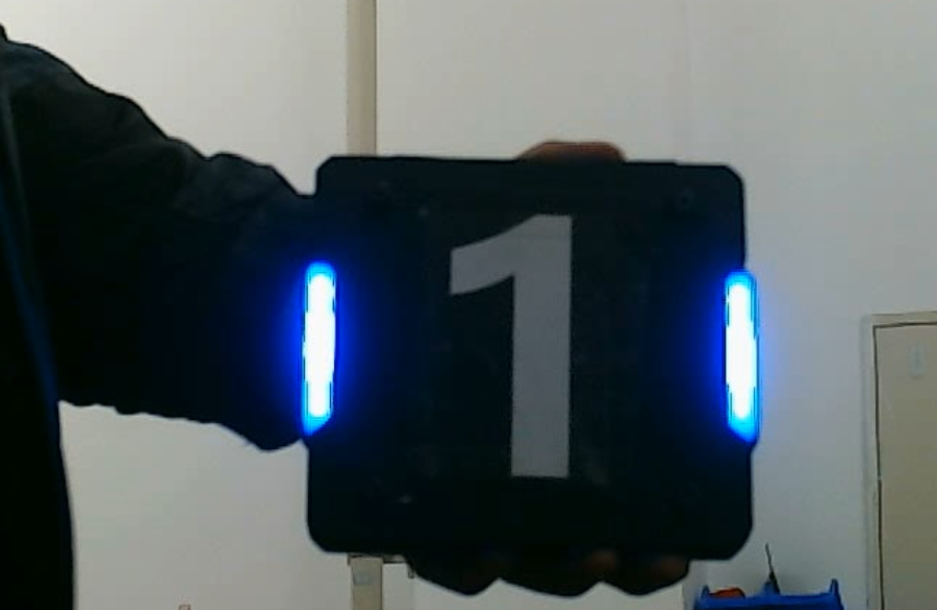
//> input picture vision_test/img/armor1.png, 937 x 610 px
$ ./basic_preprocessing   (built with g++ and OpenCV 4)
//> lines starting //> are read from the running program, lines starting //| are printed output that depends on the picture
/*
任务1:图像基础预处理模块

功能：
1 读取图片
2 灰度转换
3 高斯模糊去噪
4 直方图均衡化
5 输出对比图
*/

#include <opencv2/opencv.hpp>
#include <iostream>
#include <filesystem>

using namespace std;
using namespace cv;

//读取图像
Mat readImage(const string& image_path)
{
    Mat image = imread(image_path);
//> image is the input picture: 610 rows x 937 cols, CV_8UC3; mean B, G, R 96.2, 91.7, 81.8

    if(image.empty())
    {
        cout << "[错误] 无法读取图像: " << image_path << endl;
        return Mat();
    }

    return image;
}

//灰度转换
Mat convertToGray(const Mat& image)
{
    Mat gray;

    cvtColor(image,gray,COLOR_BGR2GRAY);
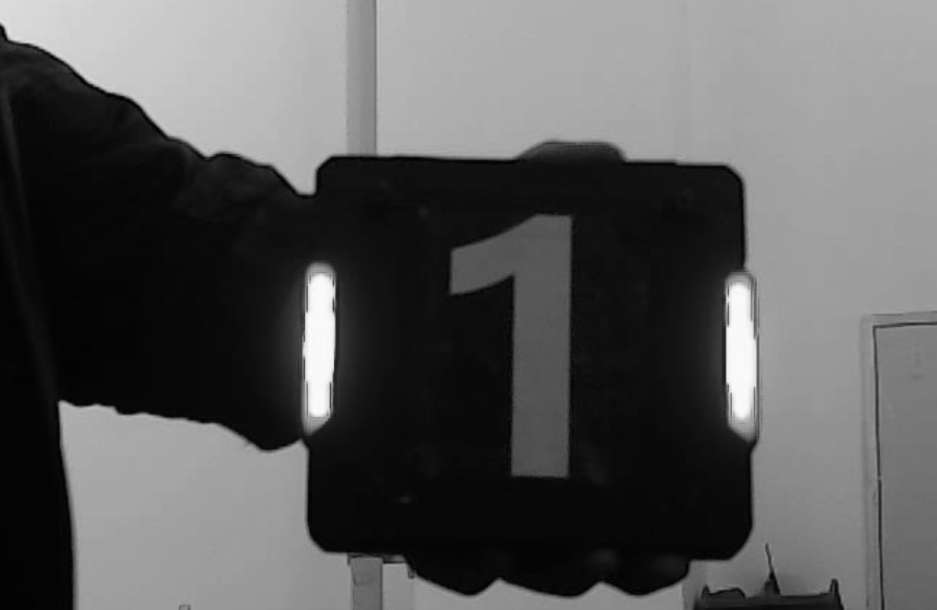
//> gray: 610 rows x 937 cols, CV_8UC1; min 1, max 253, mean 89.3

    cout<<"灰度转换done"<< endl;

    return gray;
}

//高斯模糊
Mat gaussianBlur(const Mat& image)
{
    Mat blurred;

    GaussianBlur(image,blurred,Size(5,5),0);

    cout<<"高斯模糊done"<< endl;

    return blurred;
}

//直方图均衡化
Mat histogramEqualization(const Mat& image)
{
    Mat result;
    if(image.channels() == 1)
    {
        equalizeHist(image,result);
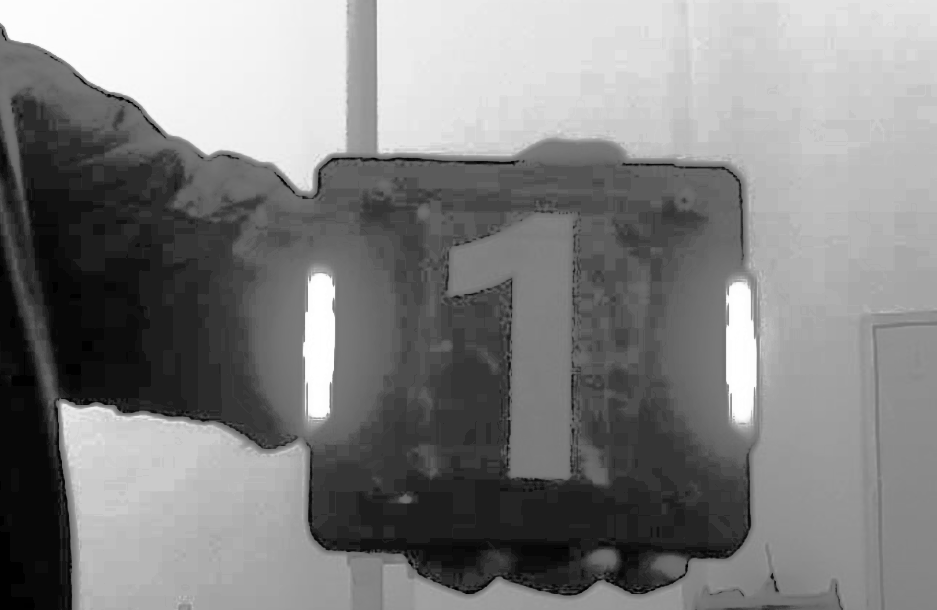
//> result: 610 rows x 937 cols, CV_8UC1; min 0, max 255, mean 129.5
    }
    else
    {
        //彩色图像只对一个通道进行均衡化处理，不然会导致图像失真
        Mat yuv;//Y:亮度 U:色度 V:色度

        cvtColor(image,yuv,COLOR_BGR2YUV);
        //分离
        vector<Mat> channels;
        split(yuv,channels);

        equalizeHist(channels[0],channels[0]);//只改变亮度
        //合并
        merge(channels,yuv);

        cvtColor(yuv,result,COLOR_YUV2BGR);
    }

    cout<<"直方图均衡化done"<< endl;

    return result;
}

//创建对比图
Mat createComparison(
        const Mat& original,
        const vector<Mat>& images,//处理后的图像
        const vector<string>& titles//处理方法名
)
{
    vector<Mat> displayImages;//用来存最终要显示的图像

    displayImages.push_back(original);

    for(auto& img:images)
    {
        Mat temp;
        if(img.channels() == 1)
        {
            cvtColor(img,temp,COLOR_GRAY2BGR);
        }
        else
        {
            temp = img;
        }

        displayImages.push_back(temp);
    }
//> this loop made 3 passes
//统一尺寸
    vector<Mat> resized;

    int w = original.cols;
//> w = 937
    int h = original.rows;
//> h = 610

    for(auto& img : displayImages)
    {
        Mat temp;

        resize(img,temp,Size(w,h));

        resized.push_back(temp);
    }
//> this loop made 4 passes

    Mat comparison;
//拼接
    hconcat(resized,comparison);//水平拼接
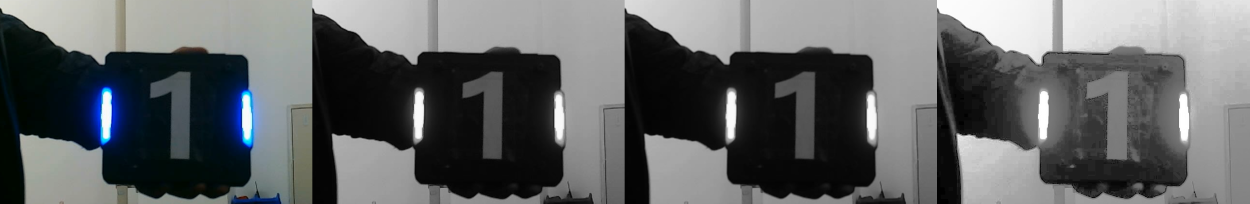
//> comparison: 610 rows x 3748 cols, CV_8UC3 (shown at 1/3 size); mean B, G, R 101.1, 100, 97.5

    //备注
    for(size_t i = 0;i<titles.size();i++)
    {
        int x = i*w+10;
        int y = 30;
        //黑底白字
        putText(comparison,titles[i], Point(x,y),FONT_HERSHEY_SIMPLEX,0.6,Scalar(0,0,0),3);
        putText(comparison,titles[i], Point(x,y),FONT_HERSHEY_SIMPLEX,0.6,Scalar(255,255,255),2);
    }
//> this loop made 4 passes
//> pass 2, in createComparison, `putText(comparison,titles[i], Point(x,y),FONT_HERSHEY_SIMPLEX,0.6,Scal..`:
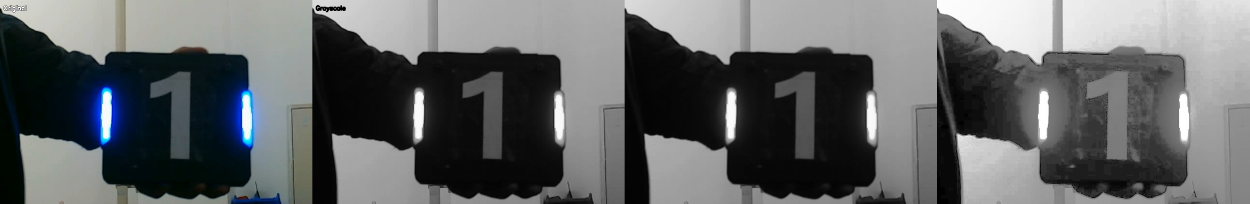
//> comparison: 610 rows x 3748 cols, CV_8UC3 (shown at 1/3 size); mean B, G, R 100.9, 99.8, 97.4
//> after the loop:
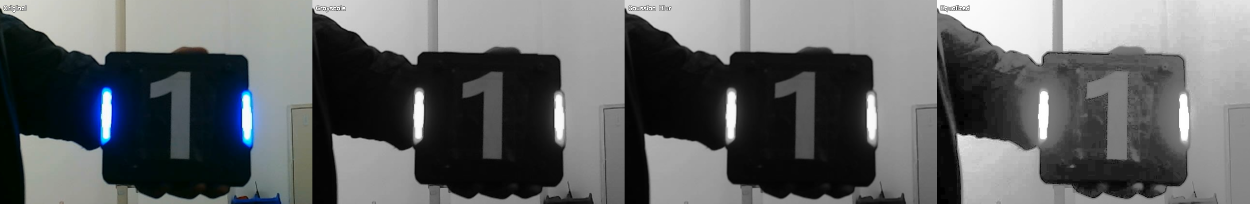
//> comparison: 610 rows x 3748 cols, CV_8UC3 (shown at 1/3 size); mean B, G, R 100.9, 99.8, 97.4

    cout<<"对比图创建done"<<endl;

    return comparison;
}
//图像保存
bool saveImage(const Mat& image,const string& path)
{
    filesystem::create_directories(filesystem::path(path).parent_path());//确保保存图片的文件夹存在

    bool ok = imwrite(path,image);

    if(ok)
        cout<<"图像保存done "<<path<<endl;
    else
        cout<<"[错误] 图像保存失败 "<<path<<endl;

    return ok;
}

void runPipeline(const string& imagePath)
{
    cout << endl;
    cout << "====================================" << endl;
    cout << "图像基础预处理流程" << endl;
    cout << "====================================" << endl;

    Mat original = readImage(imagePath);

    if(original.empty())
        return;

    Mat gray = convertToGray(original);

    Mat blurred = gaussianBlur(gray);

    Mat equalized = histogramEqualization(gray);

    vector<Mat> list =
    {
        gray,
        blurred,
        equalized
    };

    vector<string> titles =
    {
        "Original",
        "Grayscale",
        "Gaussian Blur",
        "Equalized"
    };

    Mat comparison = createComparison(original,list,titles);

    saveImage(gray,"../img/output/grayscale.jpg");

    saveImage(blurred,"../img/output/blurred.jpg");

    saveImage(equalized,"../img/output/equalized.jpg");

    saveImage(comparison,"../img/output/comparison.jpg");

    cout << "====================================" << endl;
    cout << "预处理流程完成" << endl;
    cout << "====================================" << endl;

    imshow("comparison",comparison);

    waitKey(0);
}

int main(int argc,char** argv)
{
    string path;

    if(argc>1)
        path = argv[1];
    else
        path = "/home/ubuntu/cpp/vision_test/img/armor1.png";

    runPipeline(path);

    return 0;
}
